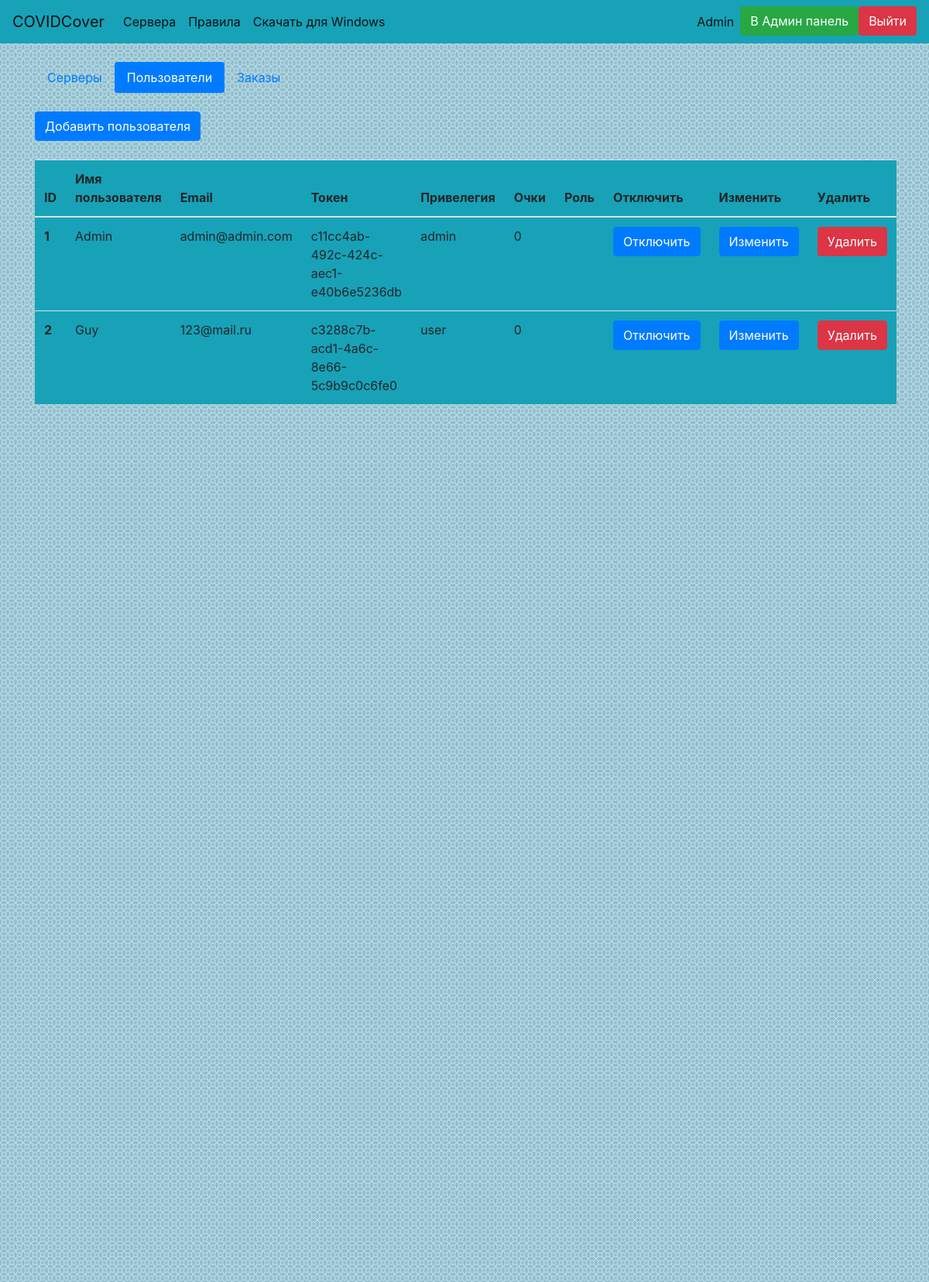
/admin/users (signed in), run on an earlier commit of the app's database.
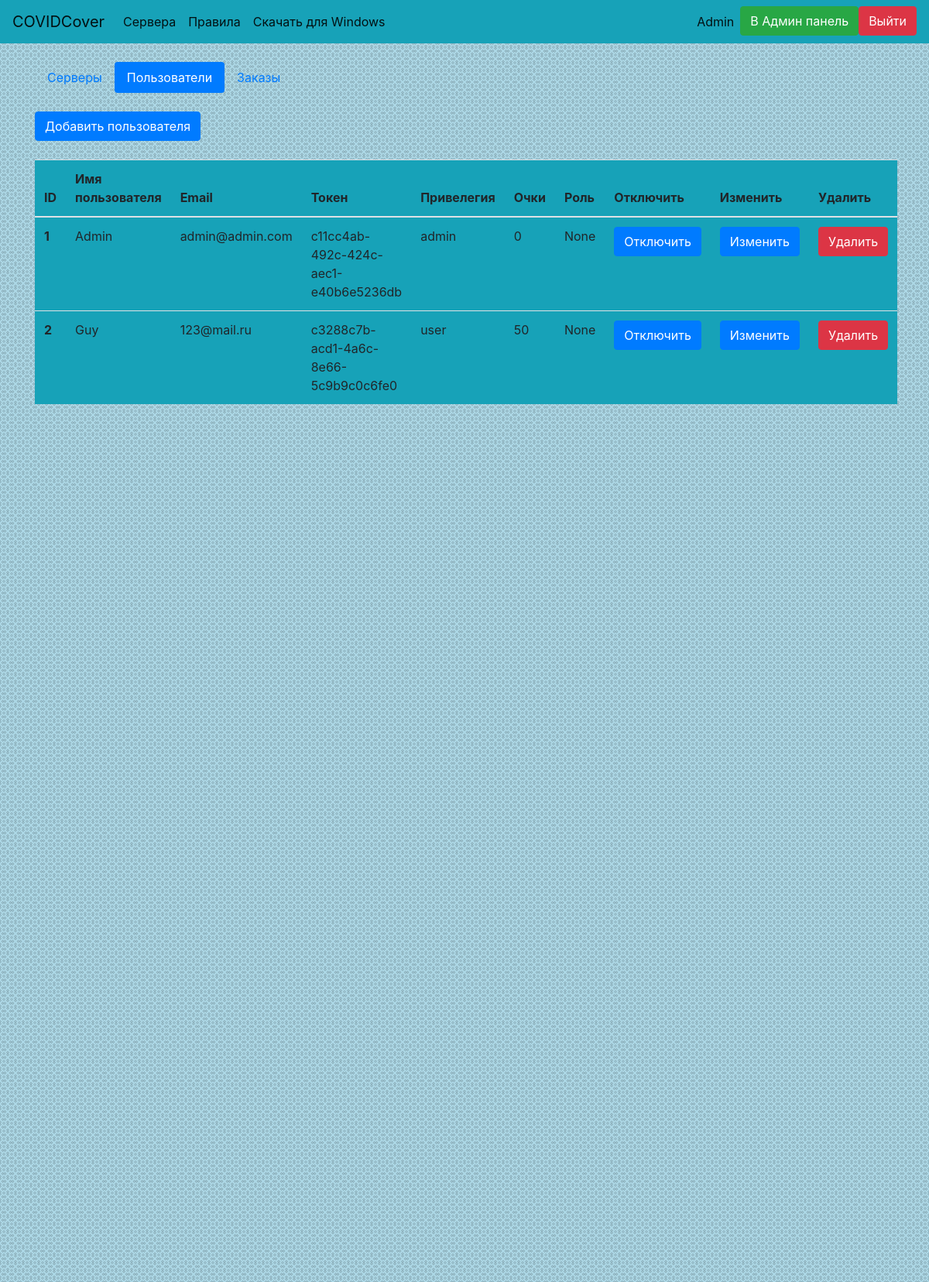
And on a later commit of the database.
### website/data/user.py (models this page shows, shortened)
class User(SqlAlchemyBase, UserMixin, SerializerMixin):
    __tablename__ = 'users'
    id = Column(Integer, primary_key=True, autoincrement=True, unique=True)
    email = Column(String, unique=True)
    username = Column(String, unique=True)
    hashed_password = Column(String, unique=False)
    token = Column(String, default=lambda: str(uuid4()), unique=True)
    privilege = Column(Integer, ForeignKey('privileges.id'), default=2, unique=False)
    order = relation('Order', back_populates='user')
    privilege_obj = relation('Privilege')
    score = Column(Integer, default=0, unique=False)
    role = Column(String, unique=False, default='', nullable=True)

### website/data/privilege.py (models this page shows)
class Privilege(SqlAlchemyBase, SerializerMixin):
    __tablename__ = 'privileges'
    id = Column(Integer, primary_key=True, autoincrement=True, unique=True)
    name = Column(String, unique=True)
    playable = Column(Boolean, default=1, unique=False)
    admin = Column(Boolean, default=0, unique=False)
    user = relation('User', back_populates='privilege_obj')

### website/admin_panel.py (the view)
@bp.route('/admin/users')
def admin_users():
    if not current_user.is_authenticated or not current_user.privilege_obj.admin:
        abort(404)
    session = create_session()
    users = session.query(User).all()
    return render_template('ad_users.html', title='Пользователи', users=users)

### website/data/db_session.py (called while the page is built)
def create_session():
    global __factory
    return __factory()

### website/main.py (called while the page is built)
@login_manager.user_loader
def load_user(user_id):
    session = create_session()
    return session.query(User).get(user_id)

### website/templates/ad_users.html
{% extends 'base.html'%}
{% block body %}
<ul class="nav nav-pills">
  <li class="nav-item">
    <a class="nav-link" href="/admin">Серверы</a>
  </li>
  <li class="nav-item">
    <a class="nav-link active" href="/admin/users">Пользователи</a>
  </li>
  <li class="nav-item">
    <a class="nav-link" href="/admin/orders">Заказы</a>
  </li>
</ul>
<br><a href="/admin/users/add" class="btn btn-primary">Добавить пользователя</a><br><br>
<div>
    <table class="table bg-info">
        <thead>
            <tr>
                <th scope="col">ID</th>
                <th scope="col">Имя пользователя</th>
                <th scope="col">Email</th>
                <th scope="col">Токен</th>
                <th scope="col">Привелегия</th>
                <th scope="col">Очки</th>
                <th scope="col">Роль</th>
                <th scope="col">Отключить</th>
                <th scope="col">Изменить</th>
                <th scope="col">Удалить</th>
            </tr>
        </thead>
    <tbody>
        {% for user in users %}
        <tr>
            <th scope="row">{{ user.id }}</th>
            <td>{{ user.username }}</td>
            <td>{{ user.email }}</td>
            <td>{{ user.token }}</td>
            <td>{{ user.privilege_obj.name }}</td>
            <td>{{ user.score }}</td>
            <td>{{ user.role }}</td>
            <td>
                <a class="btn btn-primary" href="/admin/users/disconnect?user={{ user.token }}">Отключить</a>
            </td>
            <td>
                <a class="btn btn-primary" href="/admin/users/edit?user={{ user.token }}">Изменить</a>
            </td>
            <td>
                <a class="btn btn-danger" href="/admin/users/delete?user={{ user.token }}">Удалить</a>
            </td>
        </tr>
        {% endfor %}
    </tbody>
    </table>
</div>
{% endblock %}

### website/templates/base.html (shortened to what this page needs)
<!DOCTYPE html>
<html lang="ru">
<head>
    <link rel="stylesheet" href="https://stackpath.bootstrapcdn.com/bootstrap/4.4.1/css/bootstrap.min.css">
    <link rel="stylesheet" href="/static/css/styles.css">
</head>
<body>
    <header>
<nav class="navbar navbar-expand-lg navbar-light bg-info">
  <a class="navbar-brand" href="/">COVIDCover</a>
  <div class="collapse navbar-collapse" id="navbarSupportedContent">
    <ul class="navbar-nav mr-auto">
      <li class="nav-item active">
        <a class="nav-link" href="/monitor_servers">Сервера</a>
      </li>
<li class="nav-item active">
        <a class="nav-link" href="/rules" role="button">Правила</a>
      </li>
        <li class="nav-item active">
        <a class="nav-link" href="/static/installer.exe" role="button">Скачать для Windows</a>
      </li>
    </ul>
    <ul class="navbar-nav">
    {% if current_user.is_authenticated %}
      <li class="nav-item active">
          <a class="nav-link disabled" href="/logout">{{ current_user.username }}</a>
      </li>
        {% if current_user.privilege == 1 %}
        <li class="nav-item active">
            <a class="btn btn-success" href="/admin">В Админ панель</a>
        </li>
        {% endif %}
        <li class="nav-item active">
          <a class="btn btn-danger" href="/logout">Выйти</a>
      </li>
          {% else %}
        <li class="nav-item">
            <a class="btn btn-primary " href="/register">Зарегистрироваться</a>
            <a class="btn btn-success" href="/login">Войти</a>
        </li>
    {% endif %}
    </ul>
  </div>
</nav>
    </header>
    <div class="bg">
    <main role="main" class="container">
        <br>
        {% block body %}{% endblock %}
    </main>
    </div>
</body>
</html>

What changed in the data, as far as the page shows it:
changed User "Admin": role (not shown) → "None"
changed User "Guy": score "0" → "50"; role (not shown) → "None"
